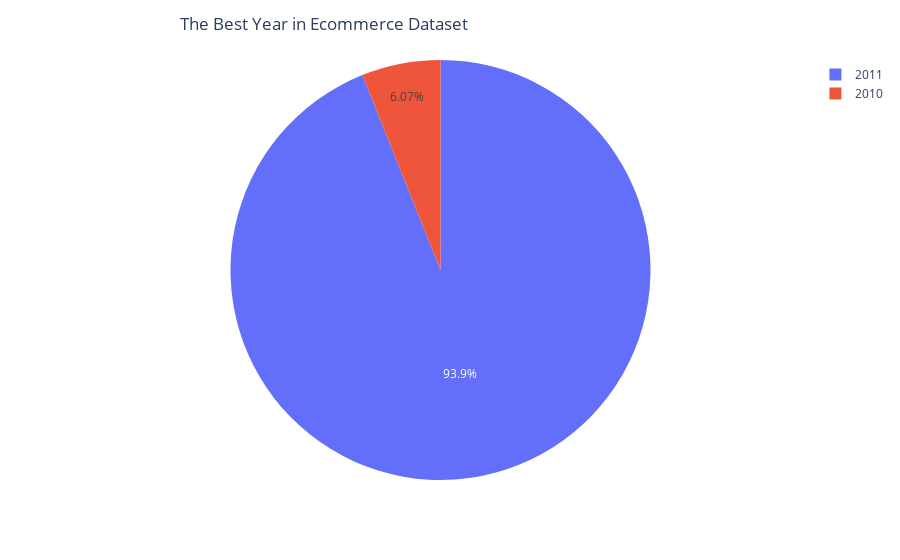

Source (notebook cell):
### Code cell
fig = px.pie(data_frame=df_clean , names =df_clean.groupby('year')['OrderValue'].count().index
       , values = df_clean.groupby('year')['OrderValue'].count().values)
fig.update_layout(title_text='The Best Year in Ecommerce Dataset ', title_x=0.2)
fig.show()

### Figure 1 — Plotly figure (JSON) as saved in the notebook; plotly's stock layout.template omitted (floating-point values rounded to 4 significant figures)
{"data": [{"domain": {"x": [0, 1], "y": [0, 1]}, "hovertemplate": "label=%{label}<br>value=%{value}<extra></extra>", "labels": [2010, 2011], "legendgroup": "", "name": "", "showlegend": true, "type": "pie", "values": [38, 588]}], "layout": {"legend": {"tracegroupgap": 0}, "margin": {"t": 60}, "title": {"text": "The Best Year in Ecommerce Dataset ", "x": 0.2}}}
